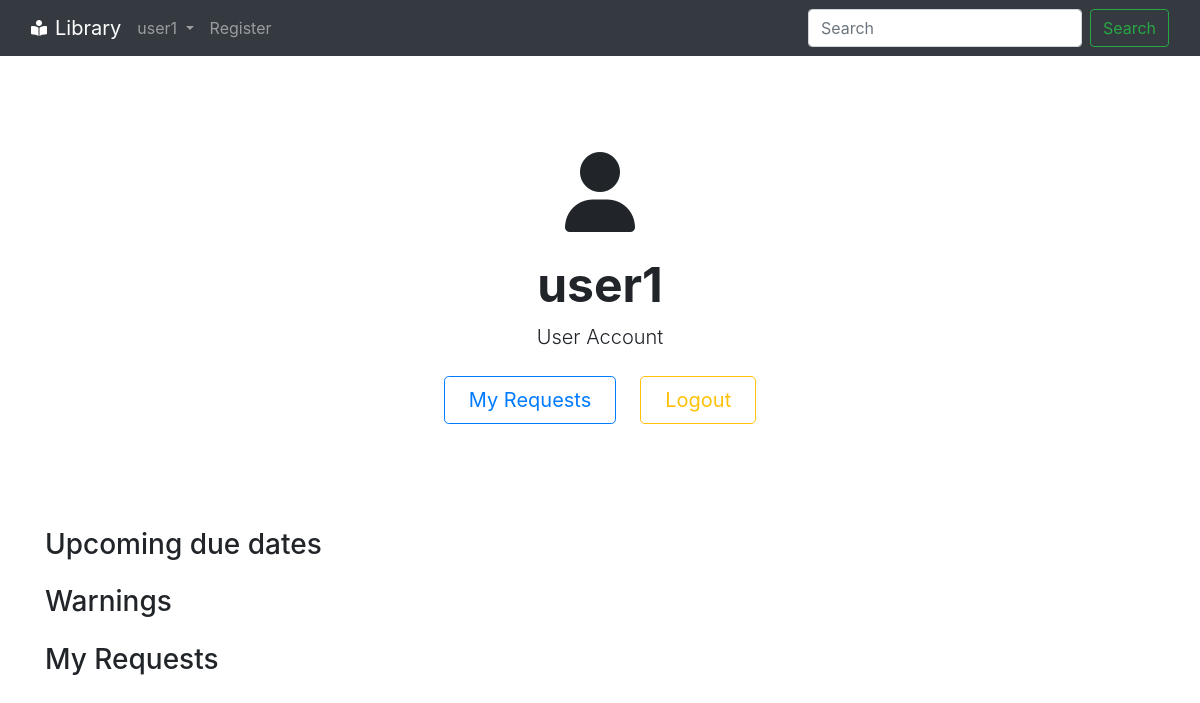
Before: /profile (signed in) with the older database file.
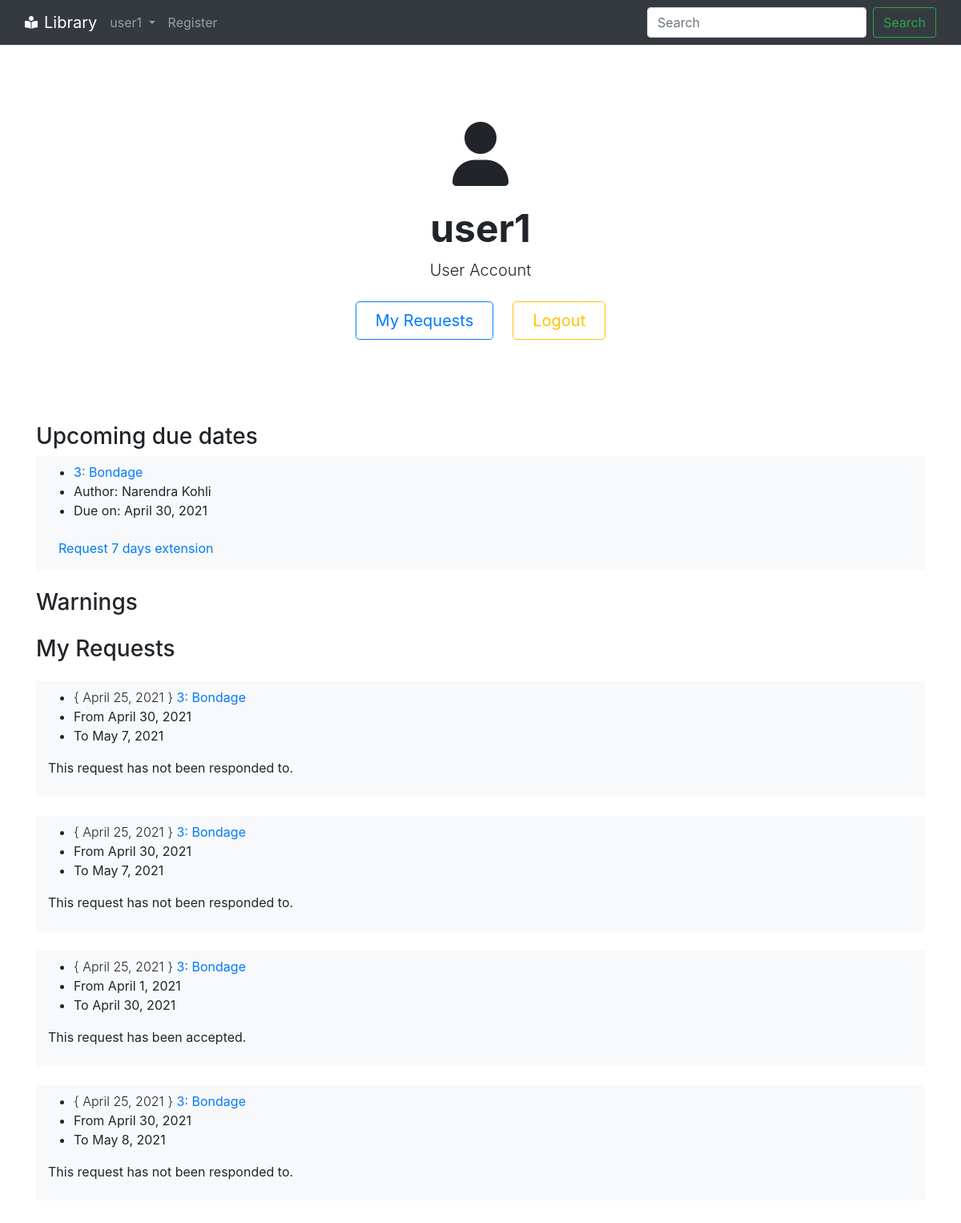
After: the same page with the newer database file.
### library/models.py (models this page shows, shortened)
class Request(models.Model):
    user = models.ForeignKey(User, on_delete=models.CASCADE)
    book = models.ForeignKey(Book, on_delete=models.CASCADE)
    fromdate = models.DateField(auto_now=False, auto_now_add=False)
    todate = models.DateField(auto_now=False, auto_now_add=False)
    seen = models.BooleanField()
    accepted = models.BooleanField()
    ondate = models.DateField(auto_now_add=True)

class Book(models.Model):
    title = models.CharField(max_length=100)
    author = models.CharField(max_length=100)
    publisher = models.CharField(max_length=100)
    genre = models.CharField(max_length=100)
    summary = models.TextField()
    isbn = models.CharField(max_length=20)
    avl = models.BooleanField()
    booknum = models.IntegerField()
    coverimg = models.ImageField(null = True, blank = True, upload_to="bookcovers/")

### register/views.py (the view, shortened to what this page needs)
# urls.py: path('profile', views.profile, name="profile"),
def profile(request):
    if not request.user.is_authenticated:
        messages.info(request, 'You must be logged in to access profile.')
        return redirect('/login')
    else:
        reqset = None
        if request.user.profile.isLibrarian:
            reqset = reversed(Request.objects.all())
        else:
            if not request.user.is_staff:
                reqset = reversed(Request.objects.filter(user=request.user))
                acceptedreqs = Request.objects.filter(user=request.user,accepted=True)
                warningset = reversed(ReviewWarning.objects.filter(user=request.user))
                return render(request, 'profile.html', {'curruser': request.user, 'reqset': reqset, 'acceptedreqs': acceptedreqs, 'warningset': warningset,  'today': date.today()})
        return render(request, 'profile.html', {'curruser': request.user, 'reqset': reqset, 'today': date.today()})

### templates/profile.html (shortened to what the changed rows need)
{% extends 'base.html' %}
{% block body %}
    <div class="px-4 py-5 my-5 text-center">
        <h1 class="display-5 fw-bold">{{curruser.username}}</h1>
    </div>
    {% if not reqset == None %}
        {% if curruser.profile.isLibrarian %}
            <div class="container py-2">
                <h3>All Requests</h3>
                {% for request in reqset %}
                    <div class="container my-4 bg-light py-2">
                        <ul>
                            <li><span class="font-weight-light"> { {{request.ondate}} } </span><a href="/book/{{request.book.booknum}}">{{request.book.booknum}}: {{request.book.title}}</a></li>
                            <li>{{request.user.username}}</li>
                            <li>From {{request.fromdate}}</li>
                            <li>To {{request.todate}}</li>
                        </ul>
                        <form action="/profile" method="post">
                            {% csrf_token%}
                            <input type="text" name="requestid" value='{{request.id}}' style='display:none'>
                            {% if request.seen == True %}
                                <p>This request has been {% if request.accepted == True %}accept{% else %}reject{% endif %}ed.</p>
                            {% else %}
                                <button class="btn btn-warning mr-2" name='accept{{request.id}}'>Accept</button>
                                <button class="btn btn-danger mr-2" name='reject{{request.id}}'>Reject</button>
                            {% endif %}
                        </form>
                    </div>
                {% endfor %}
            </div>
        {% else %}
            <div class="container py-2">
                {% for accreq in acceptedreqs %}
                    {% if accreq.fromdate < today and accreq.todate > today %}
                        <div class="container my-2 bg-light py-2">
                            <ul>
                                <li><a href="/book/{{accreq.book.booknum}}">{{accreq.book.booknum}}: {{accreq.book.title}}</a></li>
                                <li>Author: {{accreq.book.author}}</li>
                                <li>Due on: {{accreq.todate}}</li>
                            </ul>
                            <form action="/profile" method="post">
                                <button type="submit" class = "btn btn-link" name='extend'>Request 7 days extension</button>
                            </form>
                        </div>
                    {% endif %}
                {% endfor %}
            </div>
            <div class="container py-2">
                {% for request in reqset %}
                    <div class="container my-4 bg-light py-2">
                        <ul>
                            <li><span class="font-weight-light"> { {{request.ondate}} } </span><a href="/book/{{request.book.booknum}}">{{request.book.booknum}}: {{request.book.title}}</a></li>
                            <li>From {{request.fromdate}}</li>
                            <li>To {{request.todate}}</li>
                        </ul>
                        {% if request.seen == True %}
                            <p>This request has been {% if request.accepted == True %}accept{% else %}reject{% endif %}ed.</p>
                        {% else %}
                            <p>This request has not been responded to.</p>
                        {% endif %}
                    </div>
                {% endfor %}
            </div>
        {% endif %}
    {% endif %}
{% endblock body %}

Changed rows visible on the page:
added Request: book.booknum "3", book "Bondage", book.author "Narendra Kohli", todate "April 30, 2021", ondate "April 25, 2021", fromdate "April 1, 2021", seen "This request has been"
added Request: ondate "April 25, 2021", book.booknum "3", book "Bondage", fromdate "April 30, 2021", todate "May 7, 2021", seen "This request has not been responded to.", shown under "My Requests"
added Request: ondate "April 25, 2021", book.booknum "3", book "Bondage", fromdate "April 30, 2021", todate "May 7, 2021", seen "This request has not been responded to.", shown under "My Requests"
added Request: ondate "April 25, 2021", book.booknum "3", book "Bondage", fromdate "April 30, 2021", todate "May 8, 2021", seen "This request has not been responded to.", shown under "My Requests"
